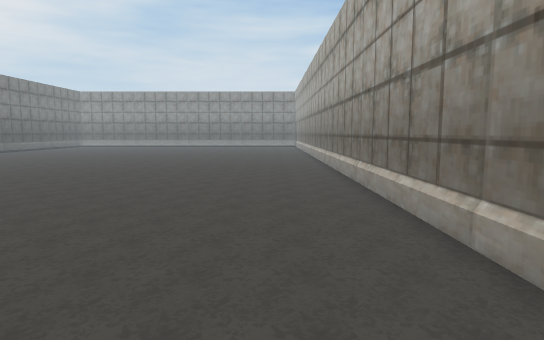
View 1 (above)

16 first-person views from a walk through a Unity game level. The camera is 1.3 m above the floor, tilts 6° down and sees 75° across. The floor is counted in squares, 1 m on a side. Each view is taken from the middle of a square. On the plan, view 1 faces up. The plan holds only what a view shows up to about 15 squares ahead; the rest is blank. The place goes on beyond the plan. The player is left out.

View 2
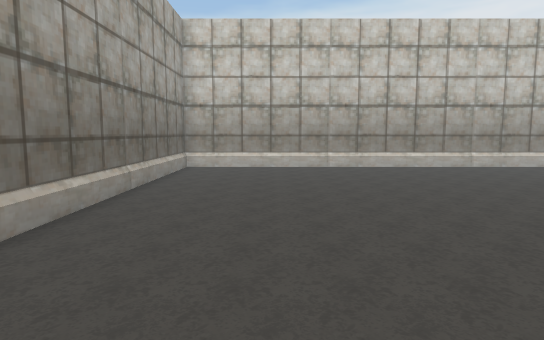

View 3
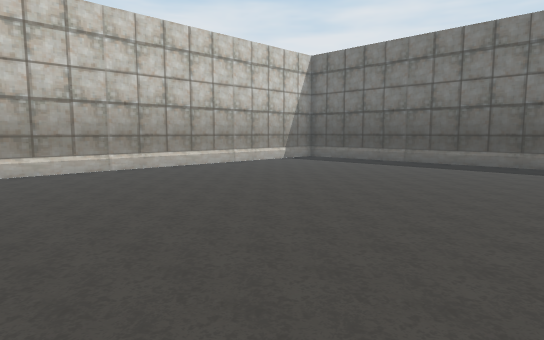

View 4
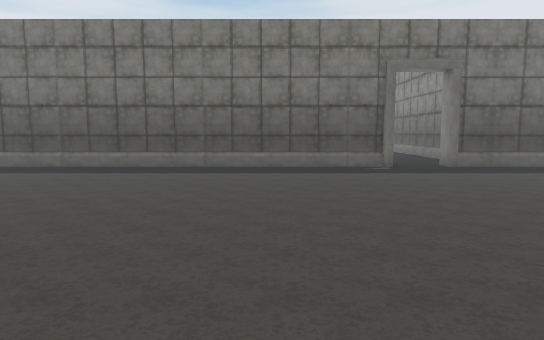

View 5
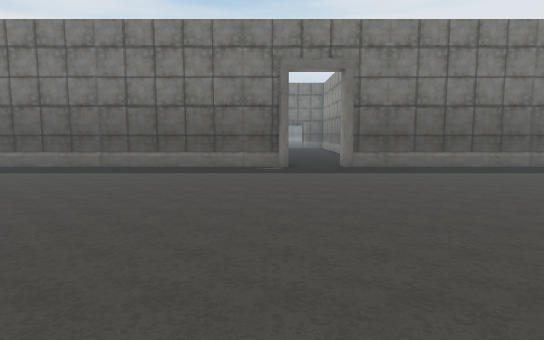

View 6
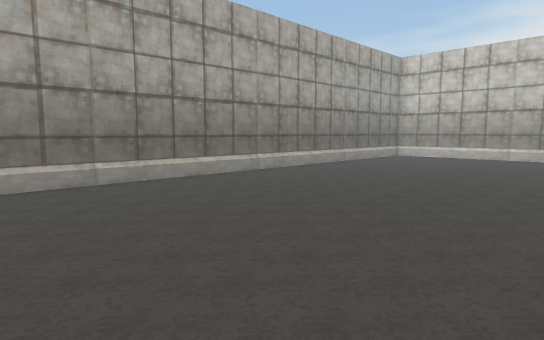

View 7
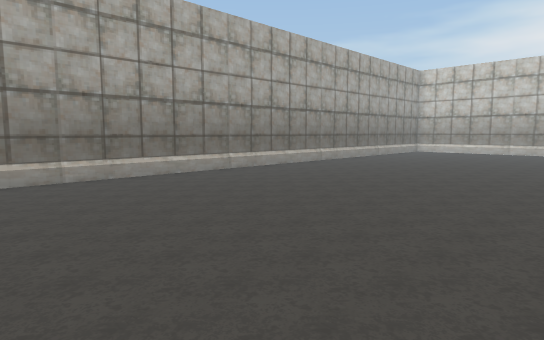

View 8
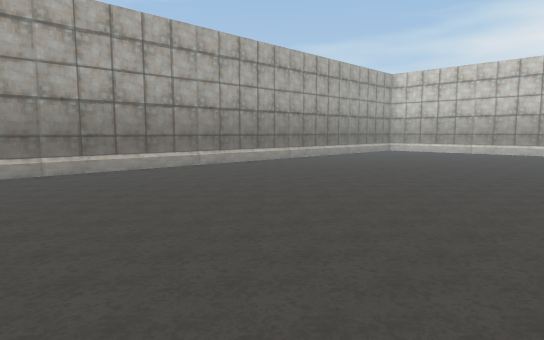

View 9
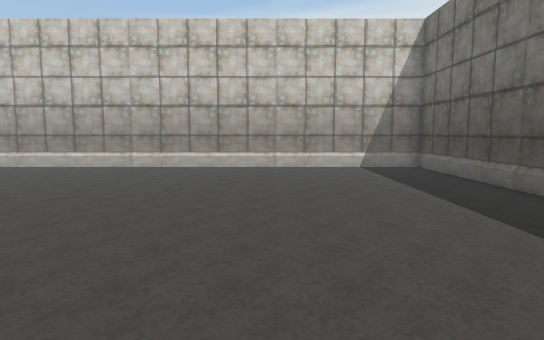

View 10
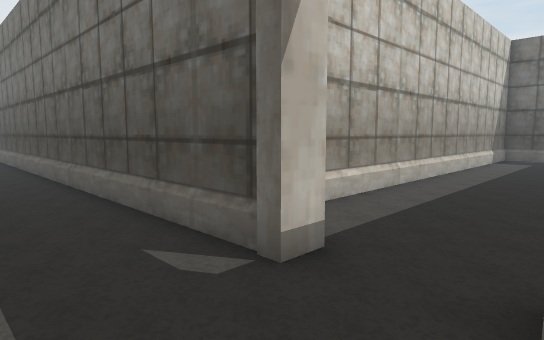

View 11
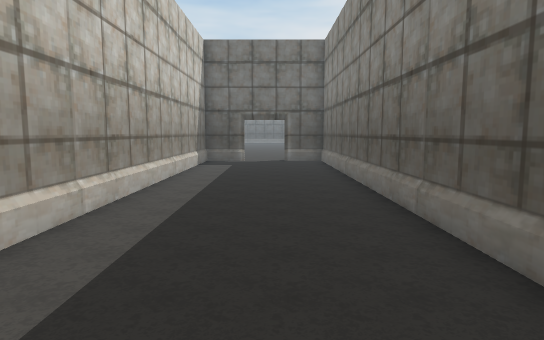

View 12
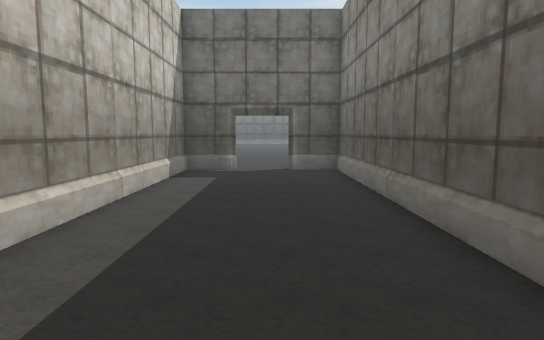

View 13
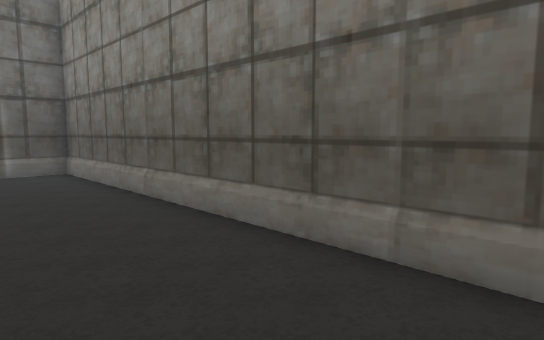

View 14
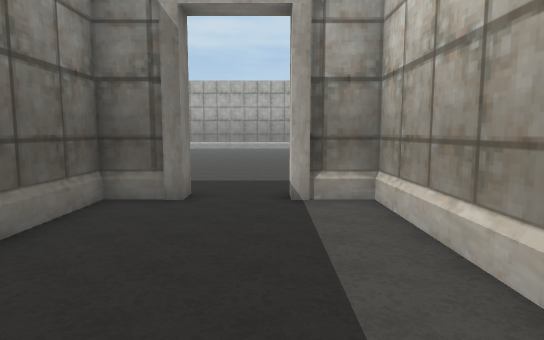

View 15
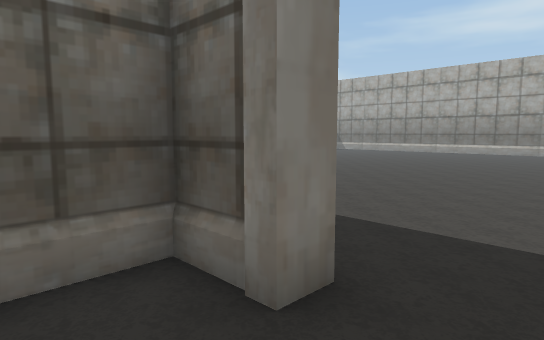

View 16
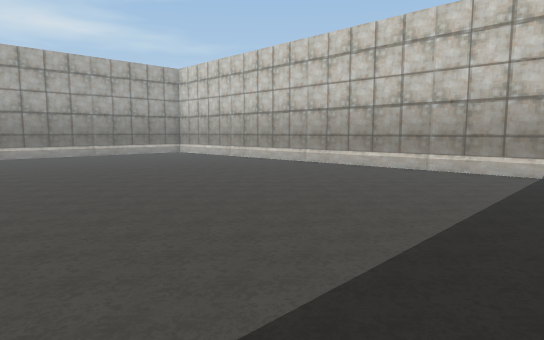

### Floor plan
Points are (right, up) in squares from view 1. A wall is a line through its corners. A room is listed if a view was taken in it or the views show most of it. See-through windows are left out.
Room 1 (views 1, 2, 3, 4, 5, 6, 7, 8, 9, 10, 11, 16)
walls: (-20.1, 16.6) (-19.6, 16.6) (-19.6, -1.6) (2.3, -1.6) (2.3, 21.8); (-19.4, 18.7) (-20.1, 18.7); (-19.6, 23.5) (-19.6, 18.6)
ways out: opening at (-20, 17.5) to room 2
Room 2 (views 12, 13, 14, 15)
walls: (-36.5, 14.9) (-20.1, 14.9) (-20.1, 16.6); (-20.1, 18.7) (-20.1, 20.4) (-36.5, 20.4)
ways out: opening at (-20, 17.5) to room 1

Where each view was taken, in squares from view 1:
view 1: 0 up, 0 right, facing up
view 2: 12 up, 1 left, facing down
view 3: 11 up, 4 left, facing down-left
view 4: 12 up, 6 left, facing left
view 5: 16 up, 6 left, facing left
view 6: 18 up, 7 left, facing down-right
view 7: 23 up, 8 left, facing down-right
view 8: 23 up, 10 left, facing down-right
view 9: 12 up, 14 left, facing down
view 10: 19 up, 17 left, facing down-left
view 11: 18 up, 20 left, facing left
view 12: 18 up, 24 left, facing left
view 13: 17 up, 24 left, facing up-left
view 14: 17 up, 27 left, facing right
view 15: 17 up, 22 left, facing up-right
view 16: 11 up, 19 left, facing down-right
